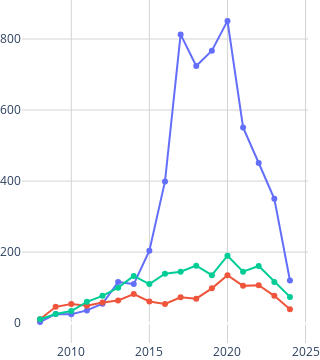

Source (notebook cell):
### Code cell
import plotly.graph_objects as go

fig = go.Figure()
for field in [
    "artificial intelligence",
    "programming language",
    "algorithm",
]:
    data = field_year_dist[field_year_dist["field"] == field]
    fig.add_trace(
        go.Scatter(
            x=data["AddedAt"],
            y=data["count"],
            name=field,
            mode="lines+markers",
        )
    )
fig.update_layout(
    margin=dict(l=0, r=0, t=0, b=0),
    width=300,
    height=360,
    plot_bgcolor="#fff",  # transparent background
    paper_bgcolor="#fff",  # transparent background
    showlegend=False,
)
fig.update_xaxes(showgrid=True, gridwidth=1, gridcolor="LightGray")
fig.update_yaxes(showgrid=True, gridwidth=1, gridcolor="LightGray")

fig.write_image("ref_by_year.svg")
fig.show()

### Figure 1 — Plotly figure (JSON) as saved in the notebook; plotly's stock layout.template omitted (floating-point values rounded to 4 significant figures)
{"data": [{"mode": "lines+markers", "name": "artificial intelligence", "type": "scatter", "x": [2008, 2009, 2010, 2011, 2012, 2013, 2014, 2015, 2016, 2017, 2018, 2019, 2020, 2021, 2022, 2023, 2024], "y": [3, 26, 25, 36, 55, 116, 110, 204, 399, 813, 724, 767, 851, 551, 451, 350, 120]}, {"mode": "lines+markers", "name": "programming language", "type": "scatter", "x": [2008, 2009, 2010, 2011, 2012, 2013, 2014, 2015, 2016, 2017, 2018, 2019, 2020, 2021, 2022, 2023, 2024], "y": [11, 46, 54, 49, 58, 64, 82, 61, 54, 73, 69, 98, 135, 105, 107, 77, 39]}, {"mode": "lines+markers", "name": "algorithm", "type": "scatter", "x": [2008, 2009, 2010, 2011, 2012, 2013, 2014, 2015, 2016, 2017, 2018, 2019, 2020, 2021, 2022, 2023, 2024], "y": [11, 26, 34, 60, 77, 100, 133, 110, 139, 145, 162, 135, 190, 145, 161, 116, 74]}], "layout": {"height": 360, "margin": {"b": 0, "l": 0, "r": 0, "t": 0}, "paper_bgcolor": "#fff", "plot_bgcolor": "#fff", "showlegend": false, "width": 300, "xaxis": {"gridcolor": "LightGray", "gridwidth": 1, "showgrid": true}, "yaxis": {"gridcolor": "LightGray", "gridwidth": 1, "showgrid": true}}}
